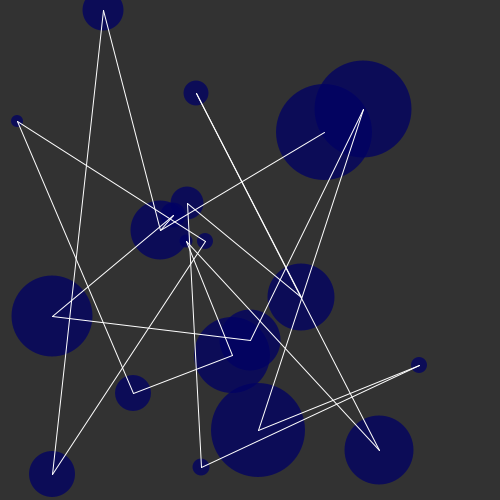
Frame 1 (no input)
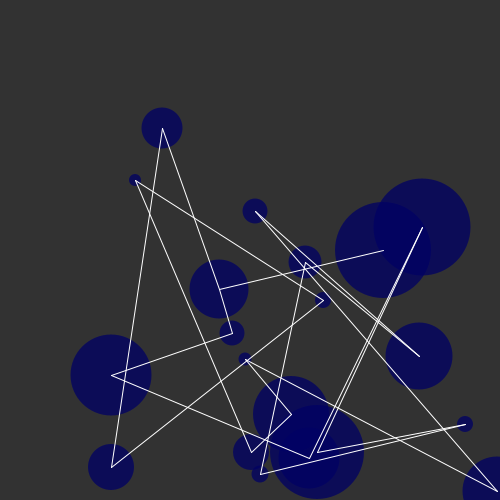
Frame 60 (the mouse pressed at the canvas centre just before this capture)
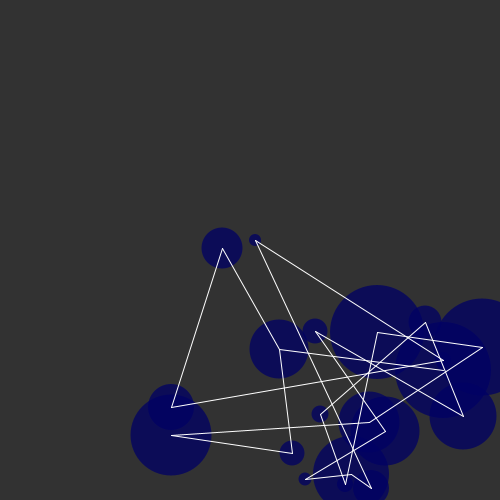
Frame 120 (the mouse held since frame 60 and released just before this capture)

The Processing sketch that drew these frames (run headless with seeded random() and noise(); from frame 60 on, the mouse is pressed at the canvas centre):

// Processing sketch: ConnectedCircles
// ── ConnectedCircles.pde
Circle[] circles;

void setup() {
  size(500, 500);
  smooth();
  frameRate(60);
  circles = new Circle[20];
  for (int i = 0; i < circles.length; i++) {
    circles[i] = new Circle();
  }
}

void draw() {
  background(50);
  for (int i = 0; i < circles.length; i++) {
    //updates the values of the circles
    circles[i].newFrame();
    //display the circles
    circles[i].display();
  }
  //draw the lines connecting circles
  for(int i = 0; i < circles.length; i++){
    stroke(255);
    try{
      line(circles[i].getX(), circles[i].getY(), circles[i+1].getX(), circles[i+1].getY());
    }catch(ArrayIndexOutOfBoundsException e){
      line(circles[1].getX(), circles[1].getY(), circles[circles.length-1].getX(), circles[circles.length-1].getY());
    }
  }
}

class Circle {
  //variables
  private int posx = round(random(0, width));
  private int posy = round(random(0, height));
  private int r = round(random(10, 100));
  private int vx = round(random(1, 2));
  private int vy = round(random(1, 2));

  //draws the object
  public void display() {
    noStroke();
    fill(0, 0, 100, 192);
    ellipse(posx, posy, r, r);
  }

  public void newFrame() {
    //reverse x if necessary
    if (posx >= width || posx <= 0) {
      vx *= -1;
    }
    //update x
    posx += vx;
    //reverse y if necessary
    if (posy >= height || posy <= 0) {
      vy *= -1;
    }
    //update y
    posy += vy;
  }
  
  //return x position
  public int getX() {
    return posx;
  }

  //return y position
  public int getY() {
    return posy;
  }
}
